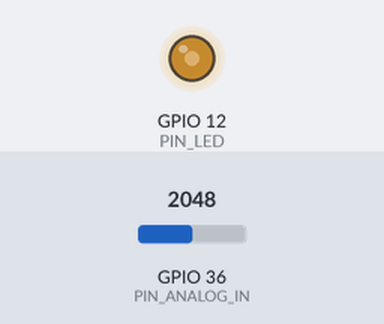
Bench run of a sketch on a simulated ESP32. Shown: output pins drawn as LEDs (lit = HIGH). The inputs (shaded band) are chosen by the test bench; at power-on: GPIO 36 (PIN_ANALOG_IN) = 2048.

Above: at 1.2 s.
1.3 s: GPIO 36 (PIN_ANALOG_IN) set to 2866
At 2.3 s:
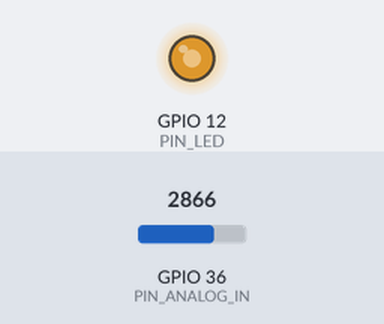
2.8 s: GPIO 36 (PIN_ANALOG_IN) set to 3603
At 3.5 s:
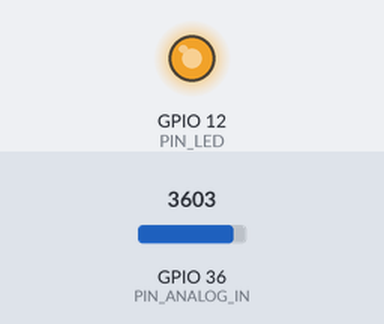
4.3 s: GPIO 36 (PIN_ANALOG_IN) set to 491
At 4.7 s:
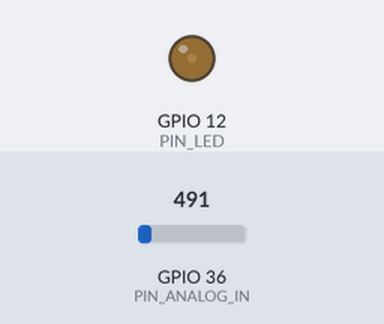
5.8 s: GPIO 36 (PIN_ANALOG_IN) set to 0
At 6.7 s:
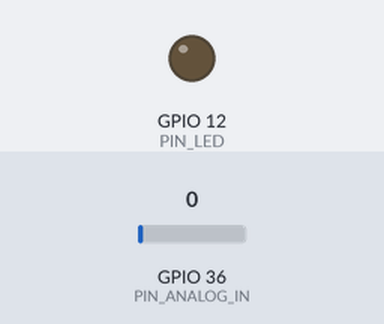
Timing chart, 0 to 8.3 s (numbered marks = the images above; inputs shaded):
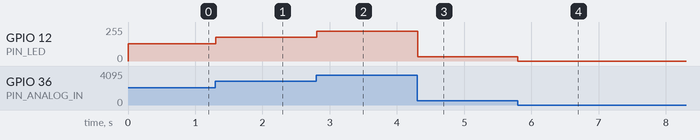

Measured:
- after the input at 1.3 s, GPIO 12 (PIN_LED): 128/255 → 178/255 at once
- after the input at 2.8 s, GPIO 12 (PIN_LED): 178/255 → 224/255 at once
- after the input at 4.3 s, GPIO 12 (PIN_LED): 224/255 → 31/255 at once
- after the input at 5.8 s, GPIO 12 (PIN_LED): 31/255 → 0/255 at once

The sketch:

Dimming_Light.ino
```cpp
/*
 * Filename: Dimming_Light
 * Function: Potentiometer control LED lighting
 * Compiling IDE：ARDUINO 2.3.3
 * Author: https://www.keyestudio.com/
*/
const int PIN_ANALOG_IN = 36;  //Potentiometer pin
const int PIN_LED = 12;  // LED pin
int CHAN = 0;  // enable led channel 0

void setup() {
  ledcSetup(CHAN, 1000, 12); // PWM ranges from 0 ~ 4095
  ledcAttachPin(PIN_LED, CHAN); // PIN_LED pin channel 0 to output
}

void loop() {
  int adcVal = analogRead(PIN_ANALOG_IN); //read adc
  int pwmVal = adcVal;        // map adcVal to pwmVal
  ledcWrite(CHAN, pwmVal);    // Set pulse width
  delay(10);
}
```
